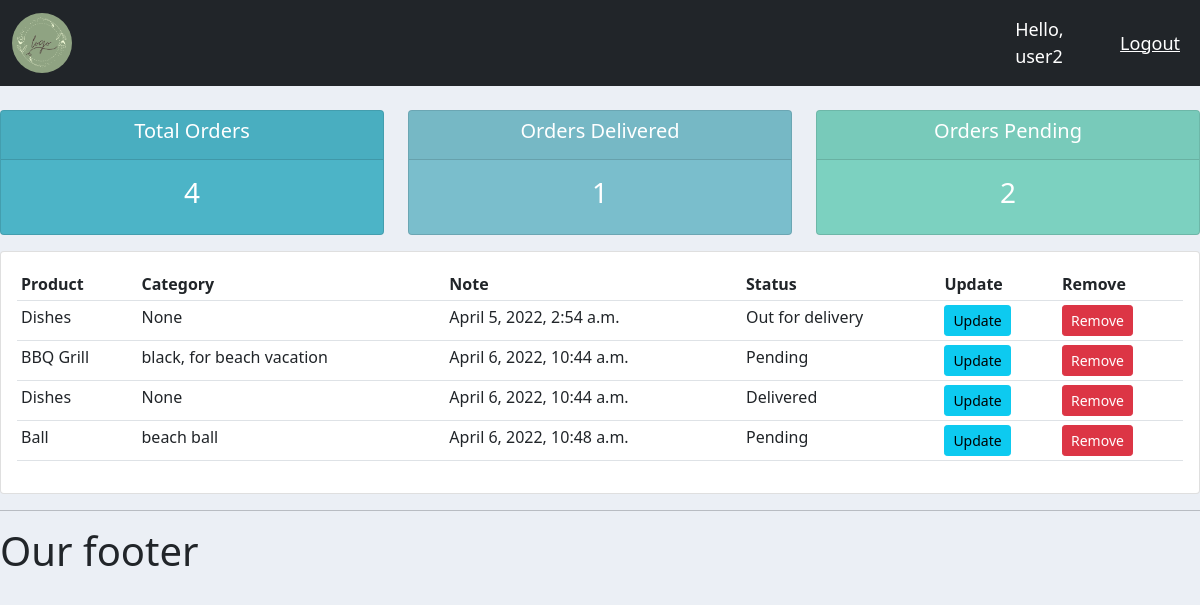
Screenshot of /usr/ (signed in) with the database file from the repository.
### accounts/models.py (models this page shows, shortened)
class Order(models.Model):
    STATUS = (
            ('Pending', 'Pending'),
            ('Out for delivery', 'Out for delivery'),
            ('Delivered', 'Delivered'),
    )
    customer = models.ForeignKey(Customer, null=True, on_delete=models.SET_NULL)
    product = models.ForeignKey(Product, null=True, on_delete=models.SET_NULL)
    date_created = models.DateTimeField(auto_now_add=True)
    status = models.CharField(max_length=50, null=True, choices=STATUS)
    note = models.CharField(max_length=100, null=True)

class Product(models.Model):
    CATEGORY = (
            ('Indoor', 'Indoor'),
            ('Out door', 'Out door'),
    )
    name = models.CharField(max_length=50, null=True)
    price = models.FloatField(null=True)
    category = models.CharField(max_length=50, null=True, choices=CATEGORY)
    description = models.CharField(max_length=50, null=True, blank=True)
    date_created = models.DateTimeField(auto_now_add=True)
    tags = models.ManyToManyField(Tag)
    def __str__(self):
        return self.name

### accounts/decorators.py (the view)
        def wrapper_func(request, *args, **kwargs):
            group = None
            if request.user.groups.exists():
                group = request.user.groups.all()[0].name
            if group in allowed_roles:
                return view_func(request,*args, **kwargs)
            else:
                return HttpResponse('You are not authorized to view this page')

### accounts/views.py (called while the page is built)
@login_required(login_url='login')
@allowed_users(allowed_roles=['customer'])
def userPage(request):
    orders = request.user.customer.order_set.all()
    total_orders = orders.count()
    delivered = orders.filter(status='Delivered').count()
    pending = orders.filter(status='Pending').count()
    context = {'orders': orders, 'total_orders': total_orders,
    'delivered':delivered, 'pending': pending}
    return render(request, 'accounts/user.html', context)

### accounts/templates/accounts/user.html (shortened to what this page needs)
{% extends 'accounts/main.html' %}
{% block content %}
{% include 'accounts/status.html' %}
<div class="row">
    <div class="col-md">
        <div class="card card-body">
            <table class="table table-sm">
                <tr>
                    <th>Product</th>
                    <th>Category</th>
                    <th>Note</th>
                    <th>Status</th>
                    <th>Update</th>
                    <th>Remove</th>
                </tr>
                {% for order in orders %}
                    <tr>
                        <td>{{order.product}}</td>
                        <td>{{order.note}}</td>
                        <td>{{order.date_created}}</td>
                        <td>{{order.status}}</td>
                        <td><a class="btn btn-sm btn-info" href="">Update</a></td>
                        <td><a class="btn btn-sm btn-danger" href="">Remove</a></td>
                    </tr>
                {% endfor %}
            </table>
        </div>
    </div>
</div>
{% endblock %}

### accounts/templates/accounts/navbar.html (shortened to what this page needs)
{% load static %}
<nav class="navbar navbar-expand-lg navbar-dark bg-dark">
    <div class="container-fluid">
      <a class="navbar-brand" href="{% url 'home' %}">
        <img src="{% static 'images/logo.png' %}" alt="logo" width="60px" height="60px" style="border-radius: 80%;">
      </a>
    </div>
    <span class="hello-msg">Hello, {{request.user}}</span>
    <span><a class="hello-msg" href="{% url 'logout' %}">Logout</a></span>
  </nav>

### static/css/main.css (style rules this page uses)
body { background-color: #ebeff5; }

### accounts/templates/accounts/navbar.html (style rules this page uses)
.hello-msg { font-size: 18px; color: #fff; margin-right: 20px; }

### rows the page displays
Order: product "Dishes", note "None", date_created "April 5, 2022, 2:54 a.m.", status "Out for delivery"
Order: product "BBQ Grill", note "black, for beach vacation", date_created "April 6, 2022, 10:44 a.m.", status "Pending"
Order: product "Dishes", note "None", date_created "April 6, 2022, 10:44 a.m.", status "Delivered"
Order: product "Ball", note "beach ball", date_created "April 6, 2022, 10:48 a.m.", status "Pending"

### other values shown
{{ request.user }} "user2"
{{ total_orders }} "4"
{{ delivered }} "1"
{{ pending }} "2"
